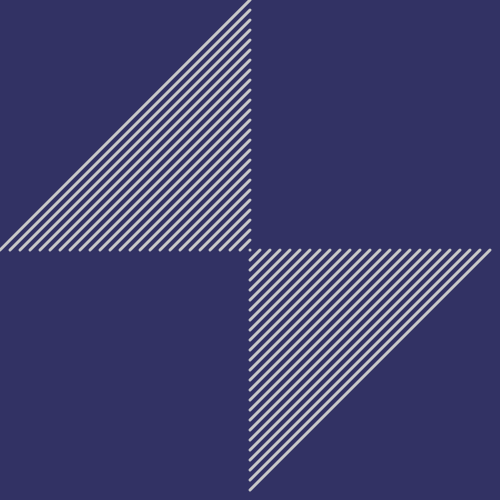
Frame 1 (no input)
Frame 60 (no input): identical to frame 1, image omitted
Frame 120 (the mouse pressed at the canvas centre since frame 60): identical to frame 1, image omitted

The p5.js sketch that drew this single still picture (run headless with seeded random() and noise() and a simulated clock; from frame 60 on, the mouse is pressed at the canvas centre):

// p5.js sketch
// ── sketch.js
function setup(){
  createCanvas(500,500);
}
function draw(){
  var x = 250;
  var y = 0;
  
  background(50,50,100);
   
 //line image
  stroke(200);
  beginShape(LINES);
  strokeWeight (3);
  while(x < width && y < height) {
      vertex(x,y);
      vertex(y,x);
      x+=0;
      y+=10;
  }
  endShape();
}
